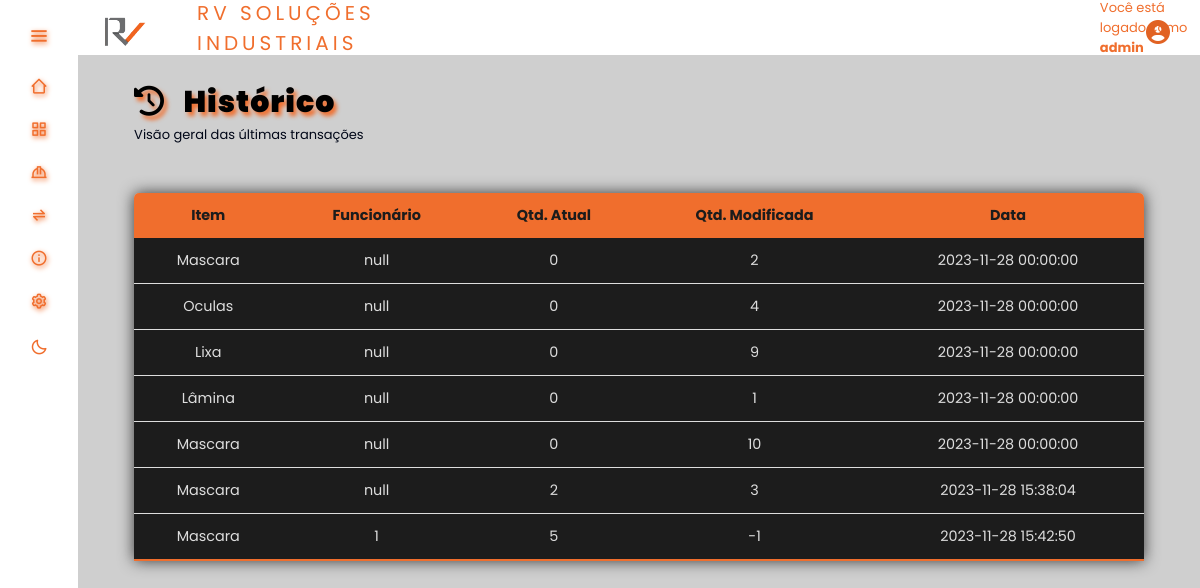
Screenshot of /telas/historico.php (signed in) with the database file from the repository.
### tables this page shows
CREATE TABLE `movimentacao` (
  `id_mov` int(11) NOT NULL,
  `Data` datetime DEFAULT NULL,
  `QntdAtual` int(11) NOT NULL,
  `QntdModificada` int(11) DEFAULT NULL,
  `Produto_id` int(11) DEFAULT NULL,
  `Usuario_id` int(11) DEFAULT NULL,
  `Funcionario_id` int(11) DEFAULT NULL
);

CREATE TABLE `produto` (
  `id_produto` int(11) NOT NULL,
  `Quantidade` int(11) DEFAULT NULL,
  `Valor` decimal(6,2) DEFAULT NULL,
  `Modelo` varchar(100) DEFAULT NULL,
  `Descricao` varchar(100) DEFAULT NULL,
  `Tipo` int(11) DEFAULT NULL,
  `Fornecedor_id` int(11) DEFAULT NULL
);

### telas/function.php (called while the page is built, shortened)
<?php
    function historico() {
        $historicos = innerJoin("id_mov, id_produto, Descricao, Funcionario_id, QntdModificada, Data, Produto_id, QntdAtual ",
        "movimentacao", "produto", "movimentacao.Produto_id", "produto.id_produto");
    }
    function innerJoin ($data = null, $table = null, $tableInner = null, $table01Column = null, $p = null) {
        $database = open_database();
        $found = null;
        try{
            if($p) {
              $sql = "SELECT " . $data . " FROM " . $table . " INNER JOIN " . $tableInner . " ON " . $table01Column . "=" . $p;
              $result = $database->query($sql);
              if($result->num_rows > 0)  {
                  $found = array();
                  while ($row = $result->fetch_assoc()) {
                    array_push($found, $row);
                  }
              } else{
                  throw new Exception("Não foram encontrados registros de dados!");
              }
            }
        } catch (Exception $e)  {
            $_SESSION['message'] = "Ocorreu um erro: " . $e->getMessage();
            $_SESSION['type'] = "danger";
        }
        return $found;
    }

### telas/historico.php (the view, shortened to what this page needs)
<?php
    require_once "function.php";
    historico();
?>
<!DOCTYPE html>
<html>
    <head>
                <link href='https://unpkg.com/boxicons@2.1.4/css/boxicons.min.css' rel='stylesheet'>
                <link rel="stylesheet" href="<?php echo BASEURL; ?>css/historico.css"/>
                <link rel="stylesheet" href="<?php echo BASEURL; ?>inc/style.css"/>
                <link rel="stylesheet" href="<?php echo BASEURL; ?>inc/styleDark.css">
                <link rel="stylesheet" href="https://cdnjs.cloudflare.com/ajax/libs/font-awesome/6.4.2/css/all.min.css" />
    </head>
    <body>
        <div class="tittle">
            <h2 class="titulos"><i class="fa-solid fa-clock-rotate-left"></i> &nbsp; Histórico</h2>
            <p id="subtitulo">Visão geral das últimas transações</p>
        </div>
        <main>
            <table class="content-table">
                <thead>
                    <tr>
                        <th>Item</th>
                        <th>Funcionário</th>
                        <th>Qtd. Atual</th>
                        <th>Qtd. Modificada</th>
                        <th>Data</th>
                    </tr>
                </thead>
                <tbody>
                    <?php if ($historicos) :
                        foreach($historicos as $produto) :
                        echo '<tr>';
                            echo '<td>' . $produto['Descricao'] . '</td>';
                            if($produto['Funcionario_id'] === null){
                                echo '<td>' . "null" . '</td>';
                            } else {
                                echo '<td>' . $produto['Funcionario_id'] . '</td>';
                            }
                            echo '<td>' . $produto['QntdAtual'] . '</td>';
                            echo '<td>' . $produto['QntdModificada'] . '</td>';
                            echo '<td>' . $produto['Data'] . '</td>';
                        echo '</tr>';
                        endforeach ;
                        else :
                        echo '<tr>';
                            echo '<td colspan="7">Nenhum registro encontrado.</td>';
                        echo '</tr>';
                    endif ; ?>
                </tbody>
            </table>
        </main>
    </body>
</html>

### inc/style.css (style rules this page uses)
:root { --color-default:#1c1c1c; --color-second: #D3D3D3; --color-white:#89817D; --color-body:#4A3F35; --color-black:#F06E2D; --search-bar: #F2F2F2; --search-text: #010718; }
* { padding: 0%; margin: 0%; box-sizing: border-box; font-family: 'Poppins', sans-serif; }
* { margin: 0; padding: 0; box-sizing: border-box; }
* { box-sizing: border-box }
body { font-family: Verdana, sans-serif; margin:0 }
.tittle { font-family: 'Poppins', sans-serif; }
.tittle > .titulos { font-family: 'Poppins', sans-serif; margin: 25px 0 0 5%; color: var(--color-black); font-size: 30px; font-weight: 1000; text-shadow: 3px 4px 4px var(--color-black); letter-spacing: 1px; color: black; font-size: 30px; font-weight: 1000; }
#subtitulo { color: var(--color-white); }
.content-table { border-collapse: collapse; margin: 6vh auto; font-size: 0.9em; width: 90%; border-radius: 5px 5px 0 0; overflow: hidden; box-shadow: 0 0 15px #383838; }
.content-table thead tr { background-color: #F06E2D; color: #1c1c1c; text-align: center; font-weight: bold; }
.content-table th, .content-table td { padding: 12px 15px; }
.content-table td { text-align: center; }
.content-table tbody tr { border-bottom: 1px solid #dddddd; }
.content-table tbody tr { background-color: #1c1c1c; color:#dddddd }
.content-table tbody tr:last-of-type { border-bottom: 2px solid #F06E2D }

### inc/styleDark.css (style rules this page uses)
:root { --color-default:#ffffff; --color-second: #bebebe; --color-white:#333333; --color-body:#cfcfcf; --color-black:#F06E2D; --search-bar: #F2F2F2; --search-text: #010718; }
#subtitulo { color: var(--search-text); }

### css/historico.css (style rules this page uses)
:root { --color-default:#1c1c1c; --color-second: #D3D3D3; --color-white:#89817D; --color-body:#4A3F35; --color-black:#F06E2D; }
* { font-family: 'Times New Roman', Times, serif; margin: 0; padding: 0; }
#subtitulo { font-size: small; color: var(--color-white); }
.tittle { margin: 25px 0 0 0px; font-size: 20px; }
.tittle > p { margin: 0 0 0 5%; }
main { margin: 20px 0 0 0; }
.content-table { border-collapse: collapse; margin: 30px auto; font-size: 15px; width: 90%; border-radius: 5px 5px 0 0; overflow: hidden; box-shadow: 0 0 15px #383838; }
.content-table thead tr { background-color: #F06E2D; color: #1c1c1c; text-align: center; font-weight: bold; }
.content-table th, .content-table td { padding: 12px 15px; }
.content-table td { text-align: center; }
.content-table tbody tr { border-bottom: 1px solid #dddddd; }
.content-table tbody tr { background-color: #1c1c1c; color:#dddddd }
.content-table tbody tr:last-of-type { border-bottom: 2px solid #F06E2D }

### rows the page displays
movimentacao: Produto.Descricao "Mascara", shows "null", QntdAtual "0", QntdModificada "2", Data "2023-11-28 00:00:00"
movimentacao: Produto.Descricao "Oculas", shows "null", QntdAtual "0", QntdModificada "4", Data "2023-11-28 00:00:00"
movimentacao: Produto.Descricao "Lixa", shows "null", QntdAtual "0", QntdModificada "9", Data "2023-11-28 00:00:00"
movimentacao: Produto.Descricao "Lâmina", shows "null", QntdAtual "0", QntdModificada "1", Data "2023-11-28 00:00:00"
movimentacao: Produto.Descricao "Mascara", shows "null", QntdAtual "0", QntdModificada "10", Data "2023-11-28 00:00:00"
movimentacao: Produto.Descricao "Mascara", shows "null", QntdAtual "2", QntdModificada "3", Data "2023-11-28 15:38:04"
movimentacao: Produto.Descricao "Mascara", Funcionario "1", QntdAtual "5", QntdModificada "-1", Data "2023-11-28 15:42:50"

### other values shown
$_SESSION['login'] "admin"
